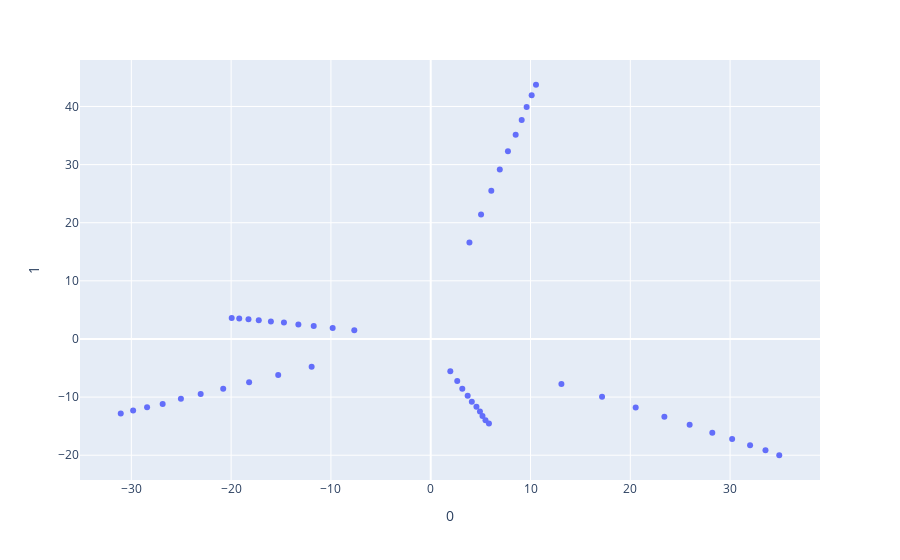

This figure's notebook cell:
### Code cell
df = px.data.iris()
X = Xlist

pca = PCA(n_components=2)
components = pca.fit_transform(X)

fig = px.scatter(components, x=0, y=1)
fig.show()

### Figure 1 — Plotly figure (JSON) as saved in the notebook; plotly's stock layout.template omitted (floating-point values rounded to 4 significant figures)
{"data": [{"hovertemplate": "0=%{x}<br>1=%{y}<extra></extra>", "legendgroup": "", "marker": {"color": "#636efa", "symbol": "circle"}, "mode": "markers", "name": "", "orientation": "v", "showlegend": false, "type": "scatter", "x": [13.1, 17.17, 20.54, 23.42, 25.95, 28.22, 30.21, 32.0, 33.55, 34.93, -7.658, -9.826, -11.72, -13.26, -14.71, -16.02, -17.23, -18.26, -19.19, -19.94, -11.93, -15.28, -18.2, -20.79, -23.05, -25.03, -26.86, -28.42, -29.82, -31.06, 1.964, 2.659, 3.165, 3.702, 4.119, 4.582, 4.935, 5.188, 5.489, 5.835, 3.88, 5.046, 6.071, 6.922, 7.739, 8.513, 9.117, 9.614, 10.12, 10.55], "xaxis": "x", "y": [-7.763, -9.945, -11.8, -13.37, -14.77, -16.14, -17.2, -18.27, -19.15, -20.01, 1.519, 1.877, 2.234, 2.48, 2.835, 3.003, 3.24, 3.412, 3.506, 3.589, -4.795, -6.19, -7.435, -8.559, -9.483, -10.29, -11.17, -11.74, -12.31, -12.82, -5.56, -7.231, -8.58, -9.771, -10.79, -11.67, -12.46, -13.24, -13.97, -14.55, 16.59, 21.41, 25.48, 29.16, 32.31, 35.15, 37.66, 39.9, 41.95, 43.74], "yaxis": "y"}], "layout": {"legend": {"tracegroupgap": 0}, "margin": {"t": 60}, "xaxis": {"anchor": "y", "domain": [0, 1], "title": {"text": "0"}}, "yaxis": {"anchor": "x", "domain": [0, 1], "title": {"text": "1"}}}}
